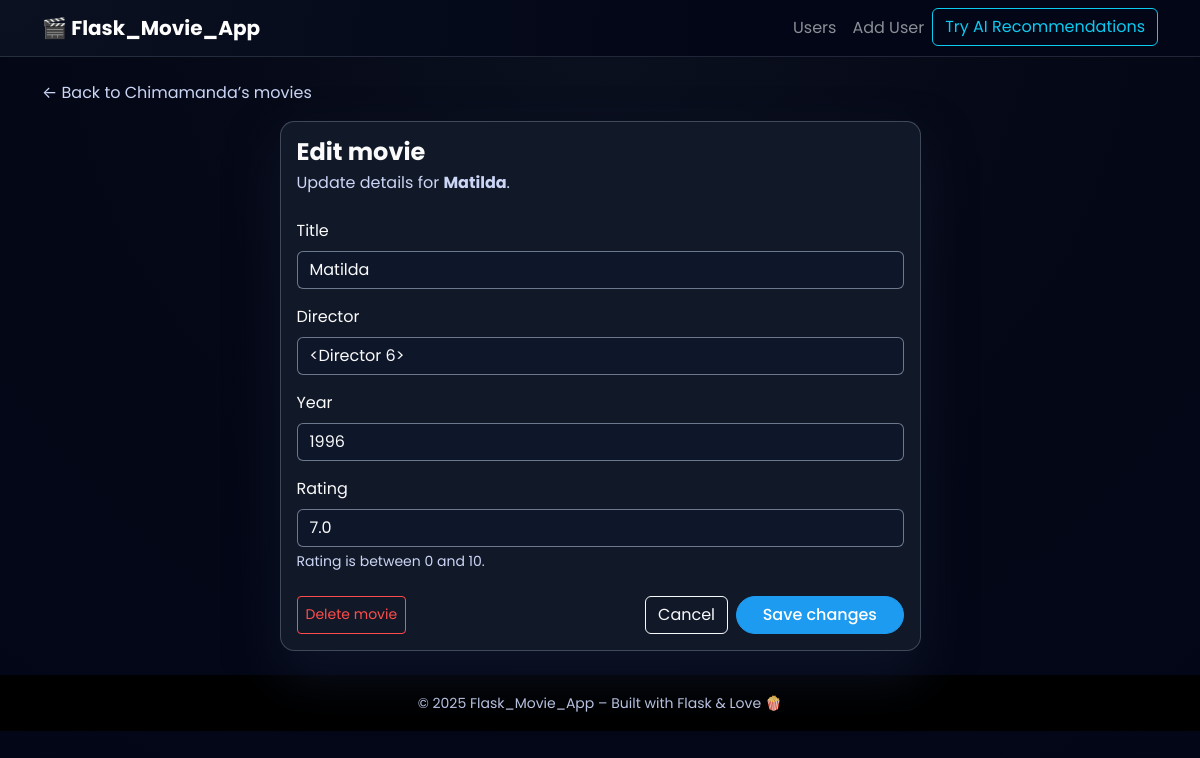
The page /users/2/update_movie/6 on the database its author committed.
### models.py (models this page shows)
class User(db.Model):
    __tablename__ = "users"
    id = db.Column(db.Integer, primary_key=True)
    name = db.Column(db.String(100), nullable=False)
    movies = db.relationship(
        "Movie",
        back_populates="user",
        cascade="all, delete-orphan",
    )
    reviews = db.relationship(
        "Review",
        back_populates="user",
        cascade="all, delete-orphan",
    )

class Movie(db.Model):
    __tablename__ = "movies"
    id = db.Column(db.Integer, primary_key=True)
    name = db.Column(db.String(200), nullable=False)
    director_id = db.Column(db.Integer, db.ForeignKey("directors.id"), nullable=True)
    genre_id = db.Column(db.Integer, db.ForeignKey("genres.id"), nullable=True)
    director = db.relationship("Director", back_populates="movies")
    genre = db.relationship("Genre", back_populates="movies")
    year = db.Column(db.Integer, nullable=False)
    rating = db.Column(db.Float, nullable=False)
    user_id = db.Column(db.Integer, db.ForeignKey("users.id"), nullable=False)
    user = db.relationship("User", back_populates="movies")
    reviews = db.relationship(
        "Review",
        back_populates="movie",
        cascade="all, delete-orphan",
    )

### app.py (the view, shortened to what this page needs)
@app.route("/users/<int:user_id>/update_movie/<int:movie_id>", methods=["GET", "POST"])
def update_movie(user_id, movie_id):
	user = get_user_or_404(user_id)
	movie = data_manager.get_movie(movie_id)
	if movie is None:
		abort(404)
	return render_template("update_movie.html", user_id=user_id, user=user, movie=movie)

### app.py (called while the page is built)
def get_user_or_404(user_id: int):
	user = data_manager.get_user(user_id)
	if user is None:
		abort(404)
	return user

### datamanager/sqlite_data_manager.py (called while the page is built)
    def get_user(self, user_id: int) -> Optional[User]:
        return self.session.get(User, user_id)

    def get_movie(self, movie_id: int) -> Optional[Movie]:
        return self.session.get(Movie, movie_id)

### templates/update_movie.html (shortened to what this page needs)
{% extends "base.html" %}
{% block content %}
  <div class="mb-3">
    <a href="{{ url_for('user_movies', user_id=user['id']) }}" class="text-decoration-none text-secondary">
      ← Back to {{ user['name'] }}’s movies
    </a>
  </div>
  <div class="row justify-content-center">
    <div class="col-12 col-md-10 col-lg-7">
      <div class="card user-card">
        <div class="card-body">
          <h1 class="h4 fw-bold mb-1">Edit movie</h1>
          <p class="text-secondary mb-4">
            Update details for <strong>{{ movie['name'] }}</strong>.
          </p>
          <form method="post">
            <div class="mb-3">
              <label for="name" class="form-label">Title</label>
              <input
                type="text"
                class="form-control"
                id="name"
                name="name"
                value="{{ movie['name'] }}"
                required
              >
            </div>
            <div class="mb-3">
              <label for="director" class="form-label">Director</label>
              <input
                type="text"
                class="form-control"
                id="director"
                name="director"
                value="{{ movie['director'] }}"
                required
              >
            </div>
            <div class="mb-3">
              <label for="year" class="form-label">Year</label>
              <input
                type="number"
                class="form-control"
                id="year"
                name="year"
                min="1888"
                max="2100"
                value="{{ movie['year'] }}"
                required
              >
            </div>
            <div class="mb-4">
              <label for="rating" class="form-label">Rating</label>
              <input
                type="number"
                class="form-control"
                id="rating"
                name="rating"
                min="0"
                max="10"
                step="0.1"
                value="{{ movie['rating'] }}"
                required
              >
              <div class="form-text">
                Rating is between 0 and 10.
              </div>
            </div>
            <div class="d-flex justify-content-between flex-wrap gap-2">
              <form
                action="{{ url_for('delete_movie', user_id=user['id'], movie_id=movie['id']) }}"
                method="post"
              >
                <button type="submit" class="btn btn-outline-danger btn-sm">
                  Delete movie
                </button>
              </form>
              <div class="d-flex gap-2 ms-auto">
                <a href="{{ url_for('user_movies', user_id=user['id']) }}" class="btn btn-outline-light">
                  Cancel
                </a>
                <button type="submit" class="btn btn-primary">
                  Save changes
                </button>
              </div>
            </div>
          </form>
        </div>
      </div>
    </div>
  </div>
{% endblock %}

### static/css/style.css (style rules this page uses)
:root { --bg-main: #050816; --bg-card: #111827; --accent: #1d9bf0; --accent-soft: rgba(29, 155, 240, 0.4); }
body { font-family: "Poppins", system-ui, -apple-system, BlinkMacSystemFont, "Segoe UI", sans-serif; background: radial-gradient(circle at top, #0b1120 0, var(--bg-main) 45%, #020617 100%); color: #fafafa; min-height: 100vh; }
.text-secondary { color: #cbd5f5 !important; }
.btn-primary { background: var(--accent); border-color: var(--accent); font-weight: 500; border-radius: 999px; padding-inline: 1.6rem; }
.btn-outline-danger { color: #ff4d4d !important; border-color: #ff4d4d !important; }
.form-control, .form-select, textarea.form-control { background: rgba(15, 23, 42, 0.95) !important; border-color: rgba(148, 163, 184, 0.7) !important; color: #fafafa !important; }
.form-control::placeholder { color: rgba(148, 163, 184, 0.8); }
.form-text { color: #cbd5f5 !important; }
.user-card, .movie-card { background: var(--bg-card); border-radius: 0.9rem; border: 1px solid rgba(148, 163, 184, 0.35); box-shadow: 0 25px 50px rgba(15, 23, 42, 0.8); transition: transform 0.18s ease, box-shadow 0.18s ease, border-color 0.18s ease, background 0.18s ease; }
.h5, .h4, .h6, span, label { color: #fafafa }

### rows shown on the page
User: name "Chimamanda"
Movie: name "Matilda", year "1996", rating "7.0"

### other values the page prints
{{ 2025 }} "2025"
